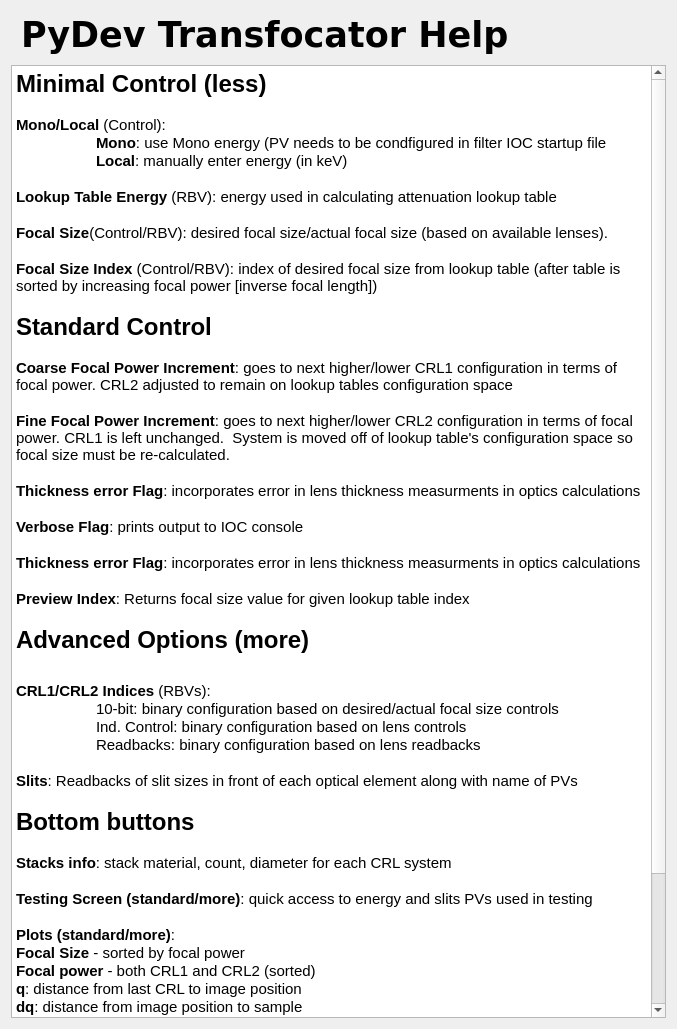
<?xml version="1.0" encoding="UTF-8"?>
<ui version="4.0">
 <class>Form</class>
 <widget class="QWidget" name="Form">
  <property name="geometry">
   <rect>
    <x>0</x>
    <y>0</y>
    <width>677</width>
    <height>1029</height>
   </rect>
  </property>
  <property name="windowTitle">
   <string>Form</string>
  </property>
  <layout class="QVBoxLayout" name="verticalLayout_2">
   <item>
    <layout class="QVBoxLayout" name="verticalLayout" stretch="1,20">
     <item>
      <widget class="caFrame" name="caframe_8">
       <property name="sizePolicy">
        <sizepolicy hsizetype="Expanding" vsizetype="Preferred">
         <horstretch>0</horstretch>
         <verstretch>0</verstretch>
        </sizepolicy>
       </property>
       <property name="maximumSize">
        <size>
         <width>941</width>
         <height>16777215</height>
        </size>
       </property>
       <property name="lineWidth">
        <number>0</number>
       </property>
       <property name="background">
        <color>
         <red>0</red>
         <green>53</green>
         <blue>132</blue>
        </color>
       </property>
       <property name="backgroundMode">
        <enum>caFrame::Filled</enum>
       </property>
       <layout class="QHBoxLayout" name="horizontalLayout">
        <property name="spacing">
         <number>5</number>
        </property>
        <property name="leftMargin">
         <number>10</number>
        </property>
        <property name="topMargin">
         <number>2</number>
        </property>
        <property name="rightMargin">
         <number>0</number>
        </property>
        <property name="bottomMargin">
         <number>2</number>
        </property>
        <item>
         <widget class="caLabel" name="calabel">
          <property name="enabled">
           <bool>true</bool>
          </property>
          <property name="sizePolicy">
           <sizepolicy hsizetype="Preferred" vsizetype="Preferred">
            <horstretch>0</horstretch>
            <verstretch>0</verstretch>
           </sizepolicy>
          </property>
          <property name="maximumSize">
           <size>
            <width>941</width>
            <height>16777215</height>
           </size>
          </property>
          <property name="font">
           <font>
            <family>Verdana</family>
            <pointsize>26</pointsize>
            <weight>75</weight>
            <bold>true</bold>
           </font>
          </property>
          <property name="text">
           <string>PyDev Transfocator Help</string>
          </property>
          <property name="alignment">
           <set>Qt::AlignLeading|Qt::AlignLeft|Qt::AlignVCenter</set>
          </property>
          <property name="fontScaleMode">
           <enum>ESimpleLabel::Height</enum>
          </property>
          <property name="foreground">
           <color>
            <red>228</red>
            <green>228</green>
            <blue>228</blue>
           </color>
          </property>
          <property name="background">
           <color alpha="0">
            <red>160</red>
            <green>160</green>
            <blue>164</blue>
           </color>
          </property>
         </widget>
        </item>
       </layout>
      </widget>
     </item>
     <item>
      <widget class="QTextBrowser" name="textBrowser">
       <property name="sizePolicy">
        <sizepolicy hsizetype="Preferred" vsizetype="Preferred">
         <horstretch>0</horstretch>
         <verstretch>0</verstretch>
        </sizepolicy>
       </property>
       <property name="html">
        <string>&lt;!DOCTYPE HTML PUBLIC &quot;-//W3C//DTD HTML 4.0//EN&quot; &quot;http://www.w3.org/TR/REC-html40/strict.dtd&quot;&gt;
&lt;html&gt;&lt;head&gt;&lt;meta name=&quot;qrichtext&quot; content=&quot;1&quot; /&gt;&lt;style type=&quot;text/css&quot;&gt;
p, li { white-space: pre-wrap; }
&lt;/style&gt;&lt;/head&gt;&lt;body style=&quot; font-family:'Cantarell'; font-size:11pt; font-weight:400; font-style:normal;&quot;&gt;
&lt;p style=&quot; margin-top:0px; margin-bottom:0px; margin-left:0px; margin-right:0px; -qt-block-indent:0; text-indent:0px;&quot;&gt;&lt;span style=&quot; font-size:18pt; font-weight:600;&quot;&gt;Minimal Control (less)&lt;/span&gt;&lt;/p&gt;
&lt;p style=&quot;-qt-paragraph-type:empty; margin-top:0px; margin-bottom:0px; margin-left:0px; margin-right:0px; -qt-block-indent:0; text-indent:0px; font-weight:600;&quot;&gt;&lt;br /&gt;&lt;/p&gt;
&lt;p style=&quot; margin-top:0px; margin-bottom:0px; margin-left:0px; margin-right:0px; -qt-block-indent:0; text-indent:0px;&quot;&gt;&lt;span style=&quot; font-weight:600;&quot;&gt;Mono/Local&lt;/span&gt; (Control): &lt;/p&gt;
&lt;p style=&quot; margin-top:0px; margin-bottom:0px; margin-left:0px; margin-right:0px; -qt-block-indent:0; text-indent:0px;&quot;&gt;	&lt;span style=&quot; font-weight:600;&quot;&gt;Mono&lt;/span&gt;: use Mono energy (PV needs to be condfigured in filter IOC startup file&lt;/p&gt;
&lt;p style=&quot; margin-top:0px; margin-bottom:0px; margin-left:0px; margin-right:0px; -qt-block-indent:0; text-indent:0px;&quot;&gt; 	&lt;span style=&quot; font-weight:600;&quot;&gt;Local&lt;/span&gt;: manually enter energy (in keV)&lt;/p&gt;
&lt;p style=&quot;-qt-paragraph-type:empty; margin-top:0px; margin-bottom:0px; margin-left:0px; margin-right:0px; -qt-block-indent:0; text-indent:0px;&quot;&gt;&lt;br /&gt;&lt;/p&gt;
&lt;p style=&quot; margin-top:0px; margin-bottom:0px; margin-left:0px; margin-right:0px; -qt-block-indent:0; text-indent:0px;&quot;&gt;&lt;span style=&quot; font-weight:600;&quot;&gt;Lookup Table Energy&lt;/span&gt; (RBV): energy used in calculating attenuation lookup table&lt;/p&gt;
&lt;p style=&quot;-qt-paragraph-type:empty; margin-top:0px; margin-bottom:0px; margin-left:0px; margin-right:0px; -qt-block-indent:0; text-indent:0px;&quot;&gt;&lt;br /&gt;&lt;/p&gt;
&lt;p style=&quot; margin-top:0px; margin-bottom:0px; margin-left:0px; margin-right:0px; -qt-block-indent:0; text-indent:0px;&quot;&gt;&lt;span style=&quot; font-weight:600;&quot;&gt;Focal Size&lt;/span&gt;(Control/RBV): desired focal size/actual focal size (based on available lenses).  &lt;/p&gt;
&lt;p style=&quot;-qt-paragraph-type:empty; margin-top:0px; margin-bottom:0px; margin-left:0px; margin-right:0px; -qt-block-indent:0; text-indent:0px;&quot;&gt;&lt;br /&gt;&lt;/p&gt;
&lt;p style=&quot; margin-top:0px; margin-bottom:0px; margin-left:0px; margin-right:0px; -qt-block-indent:0; text-indent:0px;&quot;&gt;&lt;span style=&quot; font-weight:600;&quot;&gt;Focal Size Index&lt;/span&gt; (Control/RBV): index of desired focal size from lookup table (after table is sorted by increasing focal power [inverse focal length])&lt;/p&gt;
&lt;p style=&quot;-qt-paragraph-type:empty; margin-top:0px; margin-bottom:0px; margin-left:0px; margin-right:0px; -qt-block-indent:0; text-indent:0px;&quot;&gt;&lt;br /&gt;&lt;/p&gt;
&lt;p style=&quot; margin-top:0px; margin-bottom:0px; margin-left:0px; margin-right:0px; -qt-block-indent:0; text-indent:0px;&quot;&gt;&lt;span style=&quot; font-size:18pt; font-weight:600;&quot;&gt;Standard Control&lt;/span&gt;&lt;/p&gt;
&lt;p style=&quot;-qt-paragraph-type:empty; margin-top:0px; margin-bottom:0px; margin-left:0px; margin-right:0px; -qt-block-indent:0; text-indent:0px;&quot;&gt;&lt;br /&gt;&lt;/p&gt;
&lt;p style=&quot; margin-top:0px; margin-bottom:0px; margin-left:0px; margin-right:0px; -qt-block-indent:0; text-indent:0px;&quot;&gt;&lt;span style=&quot; font-weight:600;&quot;&gt;Coarse Focal Power Increment&lt;/span&gt;: goes to next higher/lower CRL1 configuration in terms of focal power. CRL2 adjusted to remain on lookup tables configuration space&lt;/p&gt;
&lt;p style=&quot;-qt-paragraph-type:empty; margin-top:0px; margin-bottom:0px; margin-left:0px; margin-right:0px; -qt-block-indent:0; text-indent:0px;&quot;&gt;&lt;br /&gt;&lt;/p&gt;
&lt;p style=&quot; margin-top:0px; margin-bottom:0px; margin-left:0px; margin-right:0px; -qt-block-indent:0; text-indent:0px;&quot;&gt;&lt;span style=&quot; font-weight:600;&quot;&gt;Fine Focal Power Increment&lt;/span&gt;: goes to next higher/lower CRL2 configuration in terms of focal power. CRL1 is left unchanged.  System is moved off of lookup table's configuration space so focal size must be re-calculated.&lt;/p&gt;
&lt;p style=&quot;-qt-paragraph-type:empty; margin-top:0px; margin-bottom:0px; margin-left:0px; margin-right:0px; -qt-block-indent:0; text-indent:0px;&quot;&gt;&lt;br /&gt;&lt;/p&gt;
&lt;p style=&quot; margin-top:0px; margin-bottom:0px; margin-left:0px; margin-right:0px; -qt-block-indent:0; text-indent:0px;&quot;&gt;&lt;span style=&quot; font-weight:600;&quot;&gt;Thickness error Flag&lt;/span&gt;: incorporates error in lens thickness measurments in optics calculations&lt;/p&gt;
&lt;p style=&quot;-qt-paragraph-type:empty; margin-top:0px; margin-bottom:0px; margin-left:0px; margin-right:0px; -qt-block-indent:0; text-indent:0px;&quot;&gt;&lt;br /&gt;&lt;/p&gt;
&lt;p style=&quot; margin-top:0px; margin-bottom:0px; margin-left:0px; margin-right:0px; -qt-block-indent:0; text-indent:0px;&quot;&gt;&lt;span style=&quot; font-weight:600;&quot;&gt;Verbose Flag&lt;/span&gt;: prints output to IOC console&lt;/p&gt;
&lt;p style=&quot;-qt-paragraph-type:empty; margin-top:0px; margin-bottom:0px; margin-left:0px; margin-right:0px; -qt-block-indent:0; text-indent:0px;&quot;&gt;&lt;br /&gt;&lt;/p&gt;
&lt;p style=&quot; margin-top:0px; margin-bottom:0px; margin-left:0px; margin-right:0px; -qt-block-indent:0; text-indent:0px;&quot;&gt;&lt;span style=&quot; font-weight:600;&quot;&gt;Thickness error Flag&lt;/span&gt;: incorporates error in lens thickness measurments in optics calculations&lt;/p&gt;
&lt;p style=&quot;-qt-paragraph-type:empty; margin-top:0px; margin-bottom:0px; margin-left:0px; margin-right:0px; -qt-block-indent:0; text-indent:0px;&quot;&gt;&lt;br /&gt;&lt;/p&gt;
&lt;p style=&quot; margin-top:0px; margin-bottom:0px; margin-left:0px; margin-right:0px; -qt-block-indent:0; text-indent:0px;&quot;&gt;&lt;span style=&quot; font-weight:600;&quot;&gt;Preview Index&lt;/span&gt;: Returns focal size value for given lookup table index&lt;/p&gt;
&lt;p style=&quot;-qt-paragraph-type:empty; margin-top:0px; margin-bottom:0px; margin-left:0px; margin-right:0px; -qt-block-indent:0; text-indent:0px; font-weight:600;&quot;&gt;&lt;br /&gt;&lt;/p&gt;
&lt;p style=&quot; margin-top:0px; margin-bottom:0px; margin-left:0px; margin-right:0px; -qt-block-indent:0; text-indent:0px;&quot;&gt;&lt;span style=&quot; font-size:18pt; font-weight:600;&quot;&gt;Advanced Options (more)&lt;/span&gt;&lt;/p&gt;
&lt;p style=&quot;-qt-paragraph-type:empty; margin-top:0px; margin-bottom:0px; margin-left:0px; margin-right:0px; -qt-block-indent:0; text-indent:0px; font-size:18pt; font-weight:600;&quot;&gt;&lt;br /&gt;&lt;/p&gt;
&lt;p style=&quot; margin-top:0px; margin-bottom:0px; margin-left:0px; margin-right:0px; -qt-block-indent:0; text-indent:0px;&quot;&gt;&lt;span style=&quot; font-weight:600;&quot;&gt;CRL1/CRL2 Indices&lt;/span&gt; (RBVs):&lt;/p&gt;
&lt;p style=&quot; margin-top:0px; margin-bottom:0px; margin-left:0px; margin-right:0px; -qt-block-indent:0; text-indent:0px;&quot;&gt;	10-bit: binary configuration based on desired/actual focal size controls&lt;/p&gt;
&lt;p style=&quot; margin-top:0px; margin-bottom:0px; margin-left:0px; margin-right:0px; -qt-block-indent:0; text-indent:0px;&quot;&gt;	Ind. Control: binary configuration based on lens controls&lt;/p&gt;
&lt;p style=&quot; margin-top:0px; margin-bottom:0px; margin-left:0px; margin-right:0px; -qt-block-indent:0; text-indent:0px;&quot;&gt;	Readbacks: binary configuration based on lens readbacks&lt;/p&gt;
&lt;p style=&quot;-qt-paragraph-type:empty; margin-top:0px; margin-bottom:0px; margin-left:0px; margin-right:0px; -qt-block-indent:0; text-indent:0px;&quot;&gt;&lt;br /&gt;&lt;/p&gt;
&lt;p style=&quot; margin-top:0px; margin-bottom:0px; margin-left:0px; margin-right:0px; -qt-block-indent:0; text-indent:0px;&quot;&gt;&lt;span style=&quot; font-weight:600;&quot;&gt;Slits&lt;/span&gt;: Readbacks of slit sizes in front of each optical element along with name of PVs&lt;/p&gt;
&lt;p style=&quot;-qt-paragraph-type:empty; margin-top:0px; margin-bottom:0px; margin-left:0px; margin-right:0px; -qt-block-indent:0; text-indent:0px;&quot;&gt;&lt;br /&gt;&lt;/p&gt;
&lt;p style=&quot; margin-top:0px; margin-bottom:0px; margin-left:0px; margin-right:0px; -qt-block-indent:0; text-indent:0px;&quot;&gt;&lt;span style=&quot; font-size:18pt; font-weight:600;&quot;&gt;Bottom buttons&lt;/span&gt;&lt;/p&gt;
&lt;p style=&quot;-qt-paragraph-type:empty; margin-top:0px; margin-bottom:0px; margin-left:0px; margin-right:0px; -qt-block-indent:0; text-indent:0px;&quot;&gt;&lt;br /&gt;&lt;/p&gt;
&lt;p style=&quot; margin-top:0px; margin-bottom:0px; margin-left:0px; margin-right:0px; -qt-block-indent:0; text-indent:0px;&quot;&gt;&lt;span style=&quot; font-weight:600;&quot;&gt;Stacks info&lt;/span&gt;: stack material, count, diameter for each CRL system&lt;/p&gt;
&lt;p style=&quot;-qt-paragraph-type:empty; margin-top:0px; margin-bottom:0px; margin-left:0px; margin-right:0px; -qt-block-indent:0; text-indent:0px;&quot;&gt;&lt;br /&gt;&lt;/p&gt;
&lt;p style=&quot; margin-top:0px; margin-bottom:0px; margin-left:0px; margin-right:0px; -qt-block-indent:0; text-indent:0px;&quot;&gt;&lt;span style=&quot; font-weight:600;&quot;&gt;Testing Screen (standard/more)&lt;/span&gt;: quick access to energy and slits PVs used in testing&lt;/p&gt;
&lt;p style=&quot;-qt-paragraph-type:empty; margin-top:0px; margin-bottom:0px; margin-left:0px; margin-right:0px; -qt-block-indent:0; text-indent:0px;&quot;&gt;&lt;br /&gt;&lt;/p&gt;
&lt;p style=&quot; margin-top:0px; margin-bottom:0px; margin-left:0px; margin-right:0px; -qt-block-indent:0; text-indent:0px;&quot;&gt;&lt;span style=&quot; font-weight:600;&quot;&gt;Plots (standard/more)&lt;/span&gt;:&lt;/p&gt;
&lt;p style=&quot; margin-top:0px; margin-bottom:0px; margin-left:0px; margin-right:0px; -qt-block-indent:0; text-indent:0px;&quot;&gt;&lt;span style=&quot; font-weight:600;&quot;&gt;Focal Size&lt;/span&gt; - sorted by focal power&lt;/p&gt;
&lt;p style=&quot; margin-top:0px; margin-bottom:0px; margin-left:0px; margin-right:0px; -qt-block-indent:0; text-indent:0px;&quot;&gt;&lt;span style=&quot; font-weight:600;&quot;&gt;Focal power&lt;/span&gt; - both CRL1 and CRL2 (sorted)&lt;/p&gt;
&lt;p style=&quot; margin-top:0px; margin-bottom:0px; margin-left:0px; margin-right:0px; -qt-block-indent:0; text-indent:0px;&quot;&gt;&lt;span style=&quot; font-weight:600;&quot;&gt;q&lt;/span&gt;: distance from last CRL to image position&lt;/p&gt;
&lt;p style=&quot; margin-top:0px; margin-bottom:0px; margin-left:0px; margin-right:0px; -qt-block-indent:0; text-indent:0px;&quot;&gt;&lt;span style=&quot; font-weight:600;&quot;&gt;dq&lt;/span&gt;: distance from image position to sample&lt;/p&gt;
&lt;p style=&quot;-qt-paragraph-type:empty; margin-top:0px; margin-bottom:0px; margin-left:0px; margin-right:0px; -qt-block-indent:0; text-indent:0px;&quot;&gt;&lt;br /&gt;&lt;/p&gt;
&lt;p style=&quot; margin-top:0px; margin-bottom:0px; margin-left:0px; margin-right:0px; -qt-block-indent:0; text-indent:0px;&quot;&gt;&lt;span style=&quot; font-weight:600;&quot;&gt;SYNC (standard/more)&lt;/span&gt;: when lenses actuated externally , SYNC button can be used to update focal size RBV (maybe?)&lt;/p&gt;
&lt;p style=&quot;-qt-paragraph-type:empty; margin-top:0px; margin-bottom:0px; margin-left:0px; margin-right:0px; -qt-block-indent:0; text-indent:0px;&quot;&gt;&lt;br /&gt;&lt;/p&gt;
&lt;p style=&quot;-qt-paragraph-type:empty; margin-top:0px; margin-bottom:0px; margin-left:0px; margin-right:0px; -qt-block-indent:0; text-indent:0px;&quot;&gt;&lt;br /&gt;&lt;/p&gt;
&lt;p style=&quot; margin-top:0px; margin-bottom:0px; margin-left:0px; margin-right:0px; -qt-block-indent:0; text-indent:0px;&quot;&gt;&lt;span style=&quot; font-size:18pt; font-weight:600;&quot;&gt;Notes&lt;/span&gt;:&lt;/p&gt;
&lt;p style=&quot; margin-top:0px; margin-bottom:0px; margin-left:0px; margin-right:0px; -qt-block-indent:0; text-indent:0px;&quot;&gt;-If lens individually controlled and then focal size control used, it may be necessary to set the focal size an extra time for the lens configuration to update correctly&lt;/p&gt;&lt;/body&gt;&lt;/html&gt;</string>
       </property>
      </widget>
     </item>
    </layout>
   </item>
  </layout>
 </widget>
 <customwidgets>
  <customwidget>
   <class>caFrame</class>
   <extends>QFrame</extends>
   <header>caFrame</header>
   <container>1</container>
  </customwidget>
  <customwidget>
   <class>caLabel</class>
   <extends>QLabel</extends>
   <header>caLabel</header>
  </customwidget>
 </customwidgets>
 <resources/>
 <connections/>
</ui>
